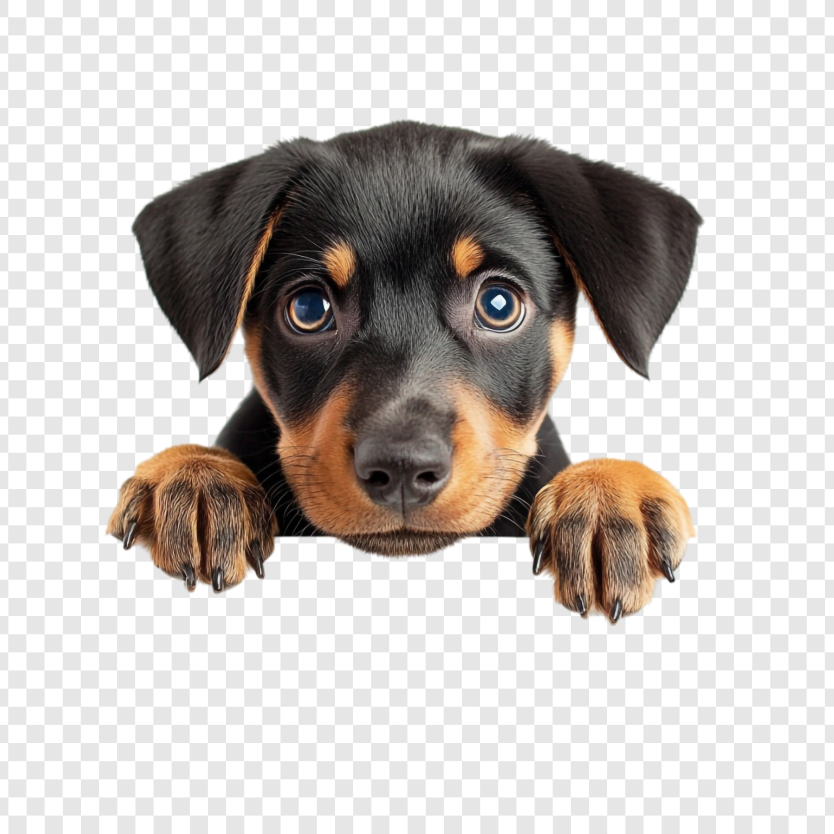
#> input picture Fundamentals/2OpenCV/dogs.jpg, 2500 x 2500 px, found by its file name (shown at 1/3 size)
$ python 4resizing.py
#> lines starting #> are read from the running program, lines starting #| are printed output that depends on the picture
#resizing

import os
import cv2

img = cv2.imread(os.path.join('.','./Fundamentals/2OpenCV/dogs.jpg'))
#> img is the input picture: shape (2500, 2500, 3); mean B, G, R 191.2, 194.8, 200

resized_img = cv2.resize(img, (640, 480))
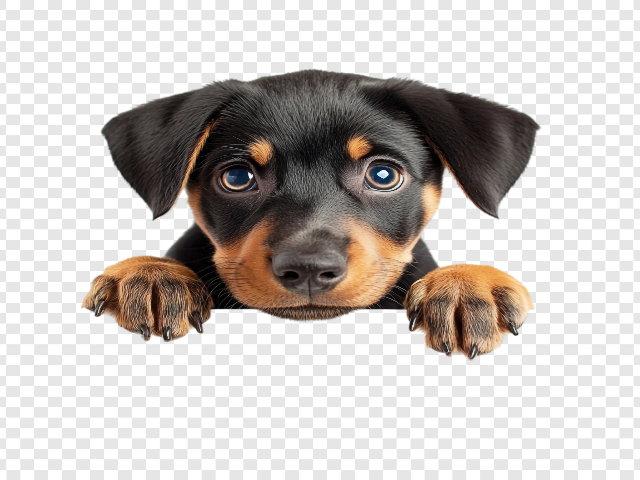
#> resized_img: shape (480, 640, 3); mean B, G, R 191.2, 194.7, 200

print(img.shape) #will print dimensions oe original
#| (2500, 2500, 3)
print(resized_img.shape) #resized dimensions
#| (480, 640, 3)


cv2.imshow('img', img) # Will show original image
cv2.imshow('resized_img', resized_img) # Will show resized image
cv2.waitKey(0) #open till not enter space

#as (640,480) in code but when we change in output
# it will be (height and weight) i.e (480,640) in ouput
